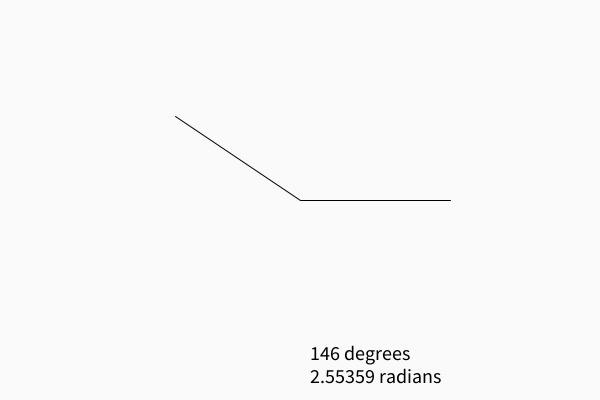
Frame 1 (no input)
Frame 60 (the mouse pressed at the canvas centre just before this capture): identical to frame 1, image omitted
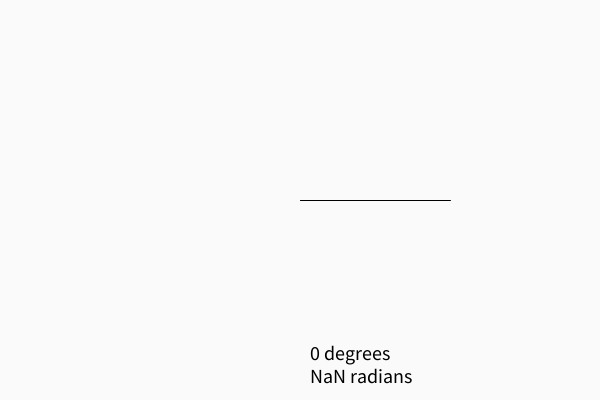
Frame 120 (the mouse held since frame 60 and released just before this capture)

The Processing sketch that drew these frames (run headless with seeded random() and noise(); from frame 60 on, the mouse is pressed at the canvas centre):

// Processing sketch: angle_between
// ── angle_between.pde


void setup() {
  size(600, 400);
}


void draw() {
  background(250);
  
  PVector mouse =  new PVector(mouseX, mouseY);
  PVector center = new PVector(width/2, height/2);
  
  PVector mouLoc = PVector.sub(mouse, center);
  mouLoc.setMag(150);
  PVector xAxis = new PVector(150, 0);
  translate(width/2, height/2);
  line(0, 0, mouLoc.x, mouLoc.y);
  line(0, 0, xAxis.x, xAxis.y);
  
  float dot = xAxis.dot(mouLoc);
  float theta = acos(dot / (xAxis.mag() * mouLoc.mag()));
  
  textSize(20);
  fill(0);
  text(int(degrees(theta)) + " degrees\n" + theta + " radians", 10, 160);  
}
